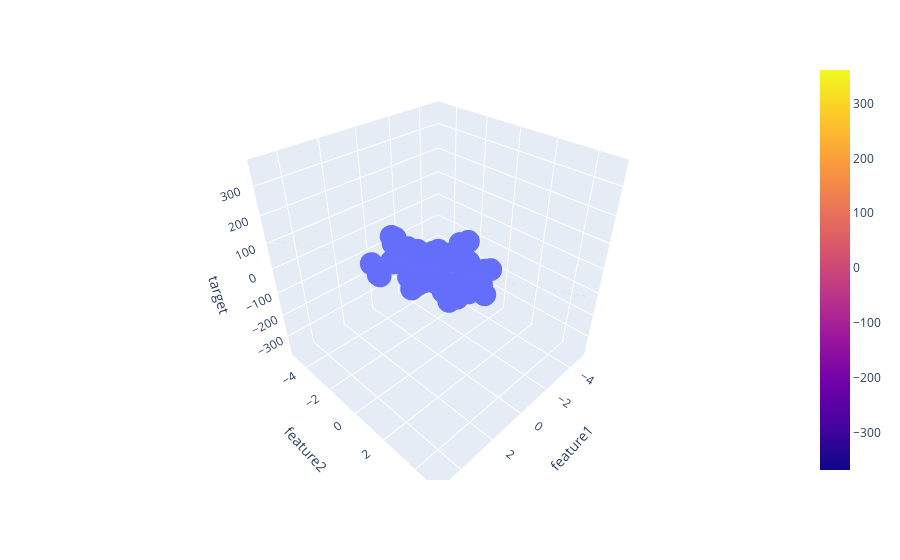

Here is the notebook cell this chart was saved with:
### Code cell
fig = px.scatter_3d(df, x='feature1', y='feature2', z='target')

fig.add_trace(go.Surface(x = x, y = y, z =z ))

fig.show()
